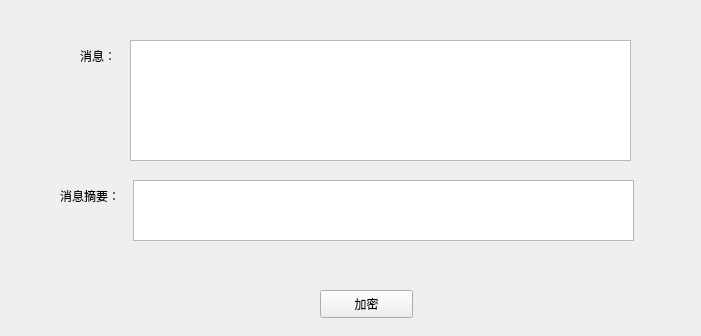
<?xml version="1.0" encoding="UTF-8"?>
<ui version="4.0">
 <class>MainWindow</class>
 <widget class="QMainWindow" name="MainWindow">
  <property name="geometry">
   <rect>
    <x>0</x>
    <y>0</y>
    <width>701</width>
    <height>336</height>
   </rect>
  </property>
  <property name="windowTitle">
   <string>MainWindow</string>
  </property>
  <widget class="QWidget" name="centralWidget">
   <widget class="QPlainTextEdit" name="plainText">
    <property name="geometry">
     <rect>
      <x>130</x>
      <y>40</y>
      <width>501</width>
      <height>121</height>
     </rect>
    </property>
   </widget>
   <widget class="QPushButton" name="encrypt">
    <property name="geometry">
     <rect>
      <x>320</x>
      <y>290</y>
      <width>93</width>
      <height>28</height>
     </rect>
    </property>
    <property name="text">
     <string>加密</string>
    </property>
   </widget>
   <widget class="QTextEdit" name="encryptM">
    <property name="geometry">
     <rect>
      <x>133</x>
      <y>180</y>
      <width>501</width>
      <height>61</height>
     </rect>
    </property>
   </widget>
   <widget class="QLabel" name="label">
    <property name="geometry">
     <rect>
      <x>80</x>
      <y>40</y>
      <width>51</width>
      <height>31</height>
     </rect>
    </property>
    <property name="text">
     <string>消息：</string>
    </property>
   </widget>
   <widget class="QLabel" name="label_2">
    <property name="geometry">
     <rect>
      <x>60</x>
      <y>180</y>
      <width>72</width>
      <height>31</height>
     </rect>
    </property>
    <property name="text">
     <string>消息摘要：</string>
    </property>
   </widget>
  </widget>
 </widget>
 <layoutdefault spacing="6" margin="11"/>
 <resources/>
 <connections/>
</ui>
